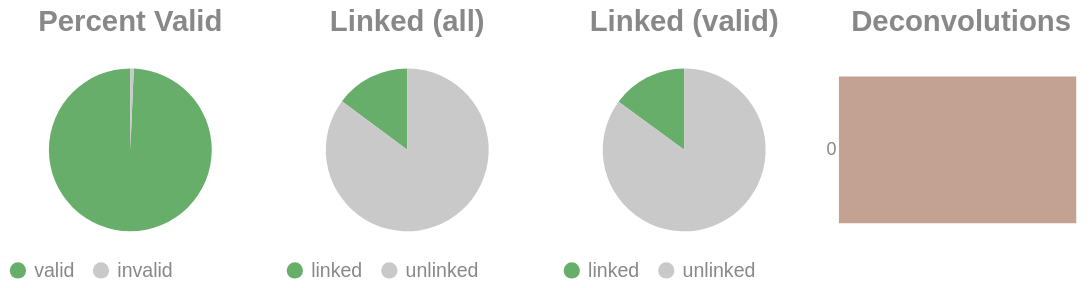

Notebook cell for this chart:
### Code cell
if SKIPLR:
    pass
else:
    clash = Counter()
    for i in valids['molecule'].to_list():
        _mol = i.split("-")
        if len(_mol) == 1:
            clash.update('0')
        else:
            clash.update(_mol[-1])

    _d = {"deconvolutions": [], 'count': []}
    for k,v in clash.items():
        _d['deconvolutions'].append(k)
        _d['count'].append(v)

    tot_valid = valids['reads'].sum()
    mask = valids['reads'] >= 2
    n_linked_reads = valids.filter(mask)['reads'].sum()
    if n_linked_reads == 0:
        print_html("No linked molecules (>=2 reads) were detected; skipping linked-only distributions.")
        SKIPLR = True
    else:
        perc_valid = round(tot_valid / n_reads, 4)
        linked_perc_abs = round(n_linked_reads / n_reads, 4)
        linked_perc = round(n_linked_reads / tot_valid, 4)

    _valid = pl.DataFrame({"valids": ['valid', 'invalid'], "count": [tot_valid, n_reads - tot_valid]})
    _linked_abs = pl.DataFrame({"linked (absolute)": ['linked', 'unlinked'], "count": [n_linked_reads, n_reads - n_linked_reads]})
    _linked_rel = pl.DataFrame({"linked (valids)": ['linked', 'unlinked'], "count": [n_linked_reads, tot_valid - n_linked_reads]})

    (
        alt.hconcat(
            piechart(_valid, goodval = 'valid', title = "Percent Valid"),
            piechart(_linked_abs, goodval = "linked", title =  "Linked (all)"),
            piechart(_linked_rel, goodval = "linked", title =  "Linked (valid)"),
            convolutionbar(pl.DataFrame(_d), title = "Deconvolutions"),
            center = True,
            bounds = 'flush'
        )
        .resolve_scale(color='independent')
        .resolve_legend('independent')
        .properties(usermeta={'embedOptions': {"actions": False}})
    ).display()

### Figure 1 — Vega-Lite specification as saved in the notebook (floating-point values rounded to 4 significant figures)
{"width": "container", "height": 400, "config": {"title": {"anchor": "start", "dy": -15, "fontSize": 18, "color": "#888888", "subtitleColor": "#888888", "subtitleFontSize": 14}, "arc": {"fill": "#0072B2"}, "axis": {"domainColor": "#888888", "domainWidth": 0.5, "gridWidth": 0.2, "grid": false, "titleFontWeight": 400, "titleFontSize": 15, "labelFontSize": 11, "labelColor": "#888888", "tickColor": "#888888", "tickWidth": 0.2, "titleColor": "#888888"}, "axisBand": {"grid": false}, "axisX": {"grid": true, "tickSize": 10, "domainCap": "round"}, "axisY": {"domain": false, "grid": true, "tickSize": 0, "domainCap": "round"}, "background": "transparent", "header": {"labelFontSize": 15, "labelColor": "#888888", "titleFontSize": 15, "titleFontWeight": 600, "titleColor": "#888888"}, "legend": {"labelFont": "sans-serif", "labelFontSize": 12, "labelColor": "#888888", "symbolSize": 100, "symbolType": "circle", "titleFontSize": 12, "titlePadding": 10, "titleColor": "#888888", "title": null}, "range": {"category": ["#E69F00", "#56B4E9", "#009E73", "#F0E442", "#0072B2", "#D55E00", "#CC79A7", "#000000"], "diverging": ["#cfe8f3", "#a2d4ec", "#73bfe2", "#46abdb", "#1696d2", "#12719e"]}, "area": {"fill": "#0072B2", "fillOpacity": 0.7, "line": true, "strokeOpacity": 0.7}, "line": {"color": "#0072B2", "stroke": "#0072B2", "strokeWidth": 2}, "trail": {"color": "#0072B2", "stroke": "#0072B2", "strokeWidth": 0, "size": 1}, "point": {"filled": true, "fillOpacity": 1.0, "size": 95}, "text": {"color": "#888888", "fontSize": 11, "align": "right", "fontWeight": 400, "size": 11}, "bar": {"fill": "#0072B2", "stroke": null}, "view": {"stroke": null, "continuousWidth": 660, "continuousHeight": 400}}, "hconcat": [{"data": {"name": "data-e19b4b9d0cad22e1699690cd36eaa048"}, "mark": {"type": "arc"}, "encoding": {"color": {"field": "valids", "legend": {"orient": "bottom", "title": null}, "scale": {"domain": ["valid", "invalid"], "range": ["#68ae6b", "#C9C9C9"]}, "title": "Valids", "type": "nominal"}, "theta": {"field": "count", "type": "quantitative"}, "tooltip": [{"field": "valids", "title": "Valids", "type": "ordinal"}, {"field": "percent", "format": ".2%", "title": "Percent", "type": "quantitative"}, {"field": "count", "title": "Count", "type": "quantitative"}]}, "height": 100, "title": {"text": "Percent Valid", "align": "center", "anchor": "middle"}, "transform": [{"calculate": "datum.count / 3188966", "as": "percent"}], "width": 150}, {"data": {"name": "data-11914e9a536e7b71330094e9f42cb109"}, "mark": {"type": "arc"}, "encoding": {"color": {"field": "linked (absolute)", "legend": {"orient": "bottom", "title": null}, "scale": {"domain": ["linked", "unlinked"], "range": ["#68ae6b", "#C9C9C9"]}, "title": "Linked (Absolute)", "type": "nominal"}, "theta": {"field": "count", "type": "quantitative"}, "tooltip": [{"field": "linked (absolute)", "title": "Linked (Absolute)", "type": "ordinal"}, {"field": "percent", "format": ".2%", "title": "Percent", "type": "quantitative"}, {"field": "count", "title": "Count", "type": "quantitative"}]}, "height": 100, "title": {"text": "Linked (all)", "align": "center", "anchor": "middle"}, "transform": [{"calculate": "datum.count / 3188966", "as": "percent"}], "width": 150}, {"data": {"name": "data-43cae858daa9c2be8416bf8d24b90ca5"}, "mark": {"type": "arc"}, "encoding": {"color": {"field": "linked (valids)", "legend": {"orient": "bottom", "title": null}, "scale": {"domain": ["linked", "unlinked"], "range": ["#68ae6b", "#C9C9C9"]}, "title": "Linked (Valids)", "type": "nominal"}, "theta": {"field": "count", "type": "quantitative"}, "tooltip": [{"field": "linked (valids)", "title": "Linked (Valids)", "type": "ordinal"}, {"field": "percent", "format": ".2%", "title": "Percent", "type": "quantitative"}, {"field": "count", "title": "Count", "type": "quantitative"}]}, "height": 100, "title": {"text": "Linked (valid)", "align": "center", "anchor": "middle"}, "transform": [{"calculate": "datum.count / 3167227", "as": "percent"}], "width": 150}, {"data": {"name": "data-2b683fe856bc09a37e28e0ffab79fd51"}, "mark": {"type": "bar"}, "encoding": {"color": {"field": "deconvolutions", "legend": null, "scale": {"scheme": "lightgreyred"}, "type": "nominal"}, "tooltip": [{"field": "deconvolutions", "title": "Deconvolutions", "type": "ordinal"}, {"field": "percent", "format": ".2%", "title": "Percent", "type": "quantitative"}, {"field": "count", "title": "Count", "type": "quantitative"}], "x": {"axis": null, "field": "count", "type": "quantitative"}, "y": {"field": "deconvolutions", "sort": "ascending", "title": null, "type": "nominal"}}, "height": 100, "title": {"text": "Deconvolutions", "align": "center", "anchor": "middle"}, "transform": [{"calculate": "datum.count / 2913498", "as": "percent"}], "width": 150}], "bounds": "flush", "center": true, "resolve": {"legend": {"angle": "independent"}, "scale": {"color": "independent"}}, "usermeta": {"embedOptions": {"actions": false}}, "$schema": "https://vega.github.io/schema/vega-lite/v6.1.0.json", "datasets": {"data-e19b4b9d0cad22e1699690cd36eaa048": [{"valids": "valid", "count": 3167227}, {"valids": "invalid", "count": 21739}], "data-11914e9a536e7b71330094e9f42cb109": [{"linked (absolute)": "linked", "count": 472434}, {"linked (absolute)": "unlinked", "count": 2716532}], "data-43cae858daa9c2be8416bf8d24b90ca5": [{"linked (valids)": "linked", "count": 472434}, {"linked (valids)": "unlinked", "count": 2694793}], "data-2b683fe856bc09a37e28e0ffab79fd51": [{"deconvolutions": "0", "count": 2913498}]}}
